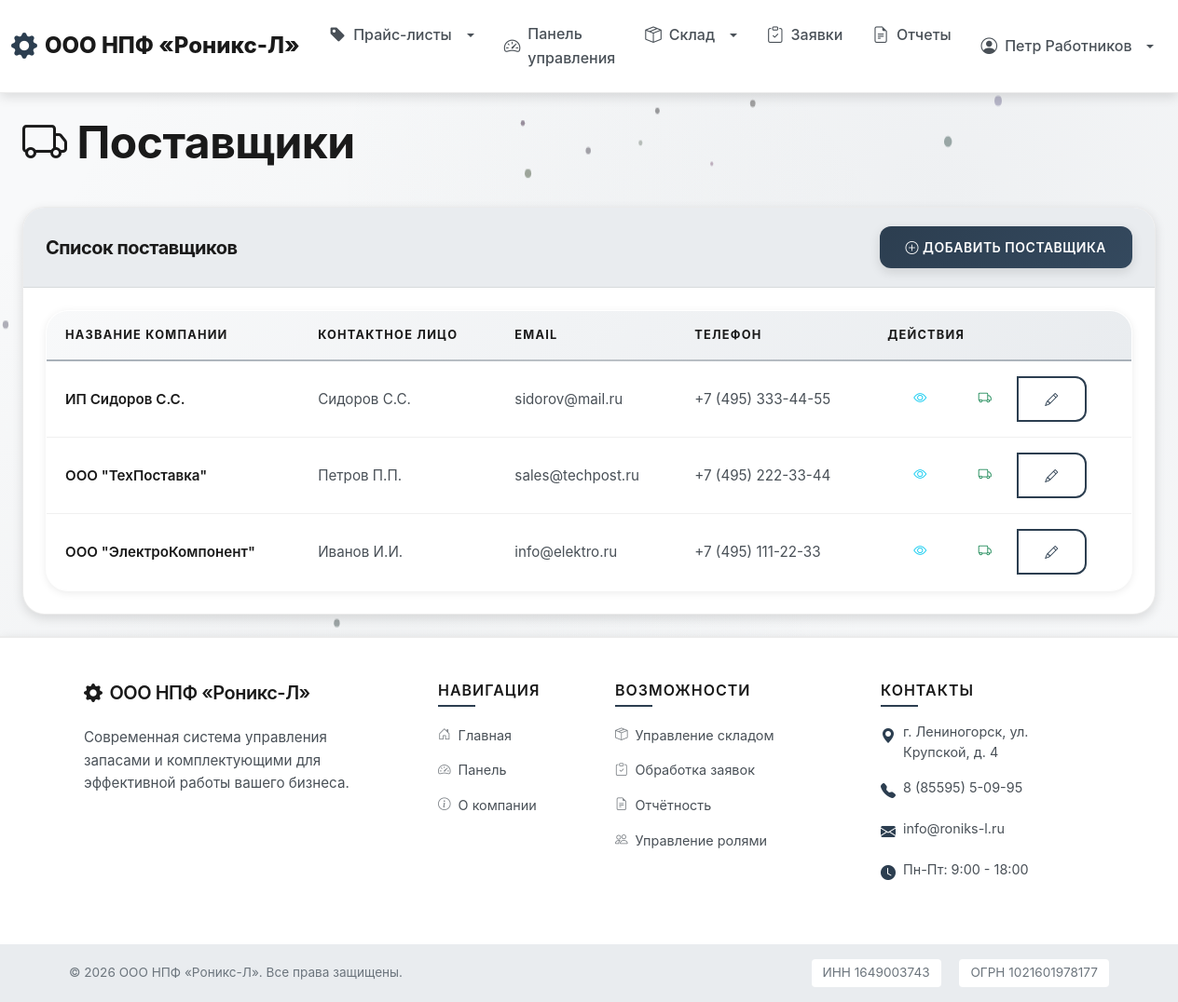
/inventory/suppliers/ (signed in), run on the app's committed database.
### users/models.py (models this page shows, shortened)
class User(AbstractUser):
    ROLE_CHOICES = [
        ('client', 'Клиент'),
        ('worker', 'Работник сервисного центра'),
    ]
    role = models.CharField(
        'Роль',
        max_length=20,
        choices=ROLE_CHOICES,
        default='client'
    )
    phone = models.CharField('Телефон', max_length=20, blank=True)
    address = models.TextField('Адрес', blank=True)
    created_at = models.DateTimeField('Дата регистрации', auto_now_add=True)
    updated_at = models.DateTimeField('Дата обновления', auto_now=True)
    class Meta:
        verbose_name = 'Пользователь'
        verbose_name_plural = 'Пользователи'
        ordering = ['-created_at']
    @property
    def is_worker(self):
        return self.role == 'worker'

### inventory/models.py (models this page shows, shortened)
class Supplier(models.Model):
    name = models.CharField('Название компании', max_length=200)
    contact_person = models.CharField('Контактное лицо', max_length=200)
    email = models.EmailField('Email')
    phone = models.CharField('Телефон', max_length=20)
    address = models.TextField('Адрес')
    created_at = models.DateTimeField('Дата добавления', auto_now_add=True)
    class Meta:
        verbose_name = 'Поставщик'
        verbose_name_plural = 'Поставщики'
        ordering = ['name']

### inventory/views.py (the view)
# urls.py: path('suppliers/', views.supplier_list, name='supplier_list'),
@login_required
def supplier_list(request):
    if not (request.user.is_worker or request.user.is_superuser):
        messages.error(request, 'У вас нет доступа к этой странице.')
        return redirect('core:dashboard')
    suppliers = Supplier.objects.all()
    return render(request, 'inventory/supplier_list.html', {'suppliers': suppliers})

### templates/inventory/supplier_list.html (shortened to what this page needs)
{% extends 'base.html' %}
{% block content %}
<div class="container-fluid">
    <div class="row mb-4">
        <div class="col-12">
            <h1 class="display-5 fw-bold">
                <i class="bi bi-truck"></i> Поставщики
            </h1>
        </div>
    </div>
    <div class="card">
        <div class="card-header d-flex justify-content-between align-items-center">
            <h5 class="mb-0">Список поставщиков</h5>
            {% if user.is_worker or user.is_superuser %}
                <a href="{% url 'inventory:supplier_create' %}" class="btn btn-primary">
                    <i class="bi bi-plus-circle"></i> Добавить поставщика
                </a>
            {% endif %}
        </div>
        <div class="card-body">
            <div class="table-responsive">
                <table class="table table-hover">
                    <thead>
                        <tr>
                            <th>Название компании</th>
                            <th>Контактное лицо</th>
                            <th>Email</th>
                            <th>Телефон</th>
                            <th>Действия</th>
                        </tr>
                    </thead>
                    <tbody>
                        {% for supplier in suppliers %}
                            <tr>
                                <td><strong>{{ supplier.name }}</strong></td>
                                <td>{{ supplier.contact_person }}</td>
                                <td>{{ supplier.email }}</td>
                                <td>{{ supplier.phone }}</td>
                                <td>
                                    <div class="btn-group btn-group-sm">
                                        <a href="{% url 'inventory:supplier_detail' supplier.pk %}" class="btn btn-outline-info" title="Просмотр">
                                            <i class="bi bi-eye"></i>
                                        </a>
                                        {% if user.is_worker or user.is_superuser %}
                                            <a href="{% url 'inventory:supplier_create_supply' supplier.pk %}" class="btn btn-outline-success" title="Заказать поставку">
                                                <i class="bi bi-truck"></i>
                                            </a>
                                            <a href="{% url 'inventory:supplier_edit' supplier.pk %}" class="btn btn-outline-primary" title="Редактировать">
                                                <i class="bi bi-pencil"></i>
                                            </a>
                                        {% endif %}
                                    </div>
                                </td>
                            </tr>
                        {% empty %}
                            <tr>
                                <td colspan="5" class="text-center text-muted">Нет поставщиков</td>
                            </tr>
                        {% endfor %}
                    </tbody>
                </table>
            </div>
        </div>
    </div>
</div>
{% endblock %}

### templates/base.html (shortened to what this page needs)
<!DOCTYPE html>
<html lang="ru">
<head>
    <link href="https://cdn.jsdelivr.net/npm/bootstrap@5.3.0/dist/css/bootstrap.min.css" rel="stylesheet">
    <link rel="stylesheet" href="https://cdn.jsdelivr.net/npm/bootstrap-icons@1.11.0/font/bootstrap-icons.css">
    {% load static %}
    <link rel="stylesheet" href="{% static 'css/style.css' %}">
</head>
<body class="d-flex flex-column min-vh-100">
    <nav class="navbar navbar-expand-lg navbar-light sticky-top">
        <div class="container-fluid">
            <a class="navbar-brand company-logo" href="{% url 'core:home' %}">
                <i class="bi bi-gear-fill"></i> ООО НПФ «Роникс-Л»
            </a>
            <div class="collapse navbar-collapse" id="navbarNav">
                <ul class="navbar-nav me-auto">
                    <li class="nav-item dropdown">
                        <a class="nav-link dropdown-toggle" href="#" role="button" data-bs-toggle="dropdown">
                            <i class="bi bi-tag-fill"></i> Прайс-листы
                        </a>
                    </li>
                    {% if user.is_authenticated %}
                        <li class="nav-item">
                            <a class="nav-link" href="{% url 'core:dashboard' %}">
                                <i class="bi bi-speedometer2"></i> Панель управления
                            </a>
                        </li>
                        {% if user.is_worker or user.is_superuser %}
                            <li class="nav-item dropdown">
                                <a class="nav-link dropdown-toggle" href="#" role="button" data-bs-toggle="dropdown">
                                    <i class="bi bi-box-seam"></i> Склад
                                </a>
                            </li>
                        {% endif %}
                        <li class="nav-item">
                            <a class="nav-link" href="{% url 'orders:order_list' %}">
                                <i class="bi bi-clipboard-check"></i> Заявки
                            </a>
                        </li>
                        {% if user.is_worker or user.is_superuser %}
                            <li class="nav-item">
                                <a class="nav-link" href="{% url 'reports:home' %}">
                                    <i class="bi bi-file-earmark-text"></i> Отчеты
                                </a>
                            </li>
                        {% endif %}
                    {% endif %}
                </ul>
                <ul class="navbar-nav ms-auto">
                    {% if user.is_authenticated %}
                        <li class="nav-item dropdown">
                            <a class="nav-link dropdown-toggle" href="#" role="button" data-bs-toggle="dropdown">
                                <i class="bi bi-person-circle"></i> {{ user.get_full_name|default:user.username }}
                            </a>
                        </li>
                    {% endif %}
                </ul>
            </div>
        </div>
    </nav>
    <main class="container-fluid py-4 flex-grow-1">
        {% block content %}{% endblock %}
    </main>
    <footer class="footer-modern mt-auto">
        <div class="footer-top py-5">
            <div class="container">
                <div class="row g-4">
                    <div class="col-lg-4 col-md-6">
                        <div class="footer-section">
                            <h5 class="footer-title mb-4">
                                <i class="bi bi-gear-fill me-2"></i>ООО НПФ «Роникс-Л»
                            </h5>
                            <p class="footer-text mb-3">
                                Современная система управления запасами и комплектующими для эффективной работы вашего бизнеса.
                            </p>
                        </div>
                    </div>
                    <div class="col-lg-2 col-md-6">
                        <div class="footer-section">
                            <h6 class="footer-subtitle mb-3">Навигация</h6>
                            <ul class="footer-links">
                                <li><a href="{% url 'core:home' %}"><i class="bi bi-house-door me-2"></i>Главная</a></li>
                                {% if user.is_authenticated %}
                                <li><a href="{% url 'core:dashboard' %}"><i class="bi bi-speedometer2 me-2"></i>Панель</a></li>
                                {% endif %}
                                <li><a href="{% url 'core:about' %}"><i class="bi bi-info-circle me-2"></i>О компании</a></li>
                            </ul>
                        </div>
                    </div>
                    <div class="col-lg-3 col-md-6">
                        <div class="footer-section">
                            <h6 class="footer-subtitle mb-3">Возможности</h6>
                            <ul class="footer-links">
                                <li><a href="#"><i class="bi bi-box-seam me-2"></i>Управление складом</a></li>
                                <li><a href="#"><i class="bi bi-clipboard-check me-2"></i>Обработка заявок</a></li>
                                <li><a href="#"><i class="bi bi-file-earmark-text me-2"></i>Отчётность</a></li>
                                <li><a href="#"><i class="bi bi-people me-2"></i>Управление ролями</a></li>
                            </ul>
                        </div>
                    </div>
                    <div class="col-lg-3 col-md-6">
                        <div class="footer-section">
                            <h6 class="footer-subtitle mb-3">Контакты</h6>
                            <ul class="footer-contacts">
                                <li>
                                    <i class="bi bi-geo-alt-fill me-2"></i>
                                    <span>г. Лениногорск, ул. Крупской, д. 4</span>
                                </li>
                                <li>
                                    <i class="bi bi-telephone-fill me-2"></i>
                                    <span>8 (85595) 5-09-95</span>
                                </li>
                                <li>
                                    <i class="bi bi-envelope-fill me-2"></i>
                                    <span>info@roniks-l.ru</span>
                                </li>
                                <li>
                                    <i class="bi bi-clock-fill me-2"></i>
                                    <span>Пн-Пт: 9:00 - 18:00</span>
                                </li>
                            </ul>
                        </div>
                    </div>
                </div>
            </div>
        </div>
        <div class="footer-bottom py-3">
            <div class="container">
                <div class="row align-items-center">
                    <div class="col-md-6 text-center text-md-start mb-2 mb-md-0">
                        <p class="footer-copyright mb-0">
                            &copy; 2026 ООО НПФ «Роникс-Л». Все права защищены.
                        </p>
                    </div>
                    <div class="col-md-6 text-center text-md-end">
                        <p class="footer-legal mb-0">
                            <span class="me-3">ИНН 1649003743</span>
                            <span>ОГРН 1021601978177</span>
                        </p>
                    </div>
                </div>
            </div>
        </div>
    </footer>
</body>
</html>

### data on the page
User: get_full_name "Петр Работников"
Supplier: name "ИП Сидоров С.С.", contact_person "Сидоров С.С.", email "sidorov@mail.ru", phone "+7 (495) 333-44-55"
Supplier: name "ООО \"ТехПоставка\"", contact_person "Петров П.П.", email "sales@techpost.ru", phone "+7 (495) 222-33-44"
Supplier: name "ООО \"ЭлектроКомпонент\"", contact_person "Иванов И.И.", email "info@elektro.ru", phone "+7 (495) 111-22-33"
